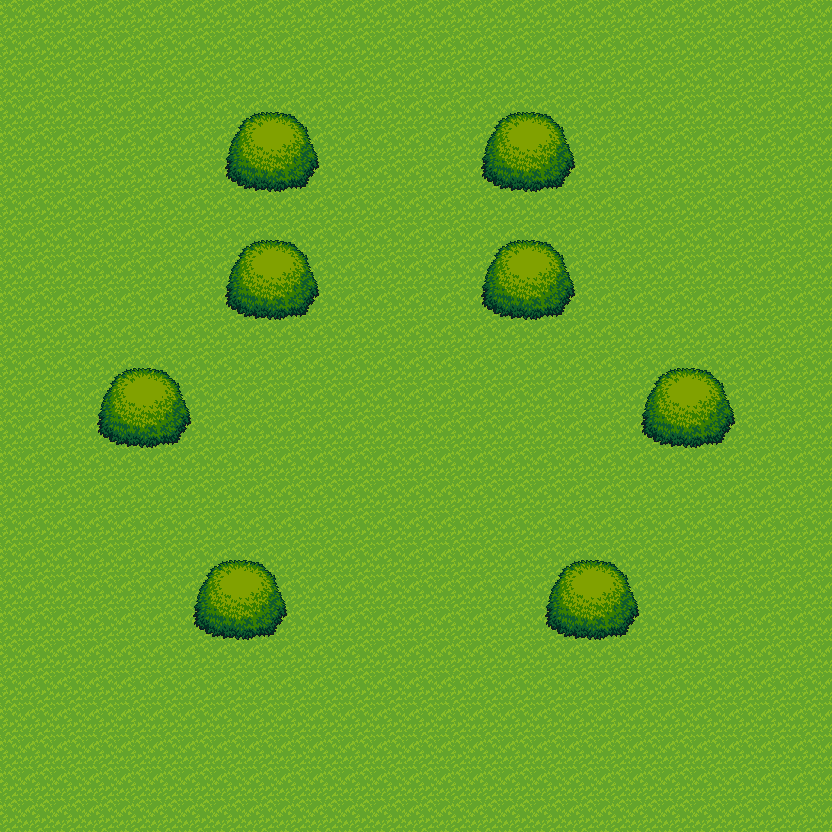

Rendered tile map (Tiled .tmx) drawn with the repository's tilesets; below, a short description and the full map source, tile grids included:
An orthogonal 26x26 tile map with 32x32 px tiles, 2 tile layers (タイル・レイヤー1, タイル・レイヤー 2).

<map version="1.0" tiledversion="1.0.2" orientation="orthogonal" renderorder="right-down" width="26" height="26" tilewidth="32" tileheight="32" nextobjectid="1">
 <tileset firstgid="1" source="tile_set2.tsx" />
 <layer name="タイル・レイヤー1" width="26" height="26">
  <data encoding="csv">
738,738,738,738,738,738,738,738,738,738,738,738,738,738,738,738,738,738,738,738,738,738,738,738,738,738,
738,738,738,738,738,738,738,738,738,738,738,738,738,738,738,738,738,738,738,738,738,738,738,738,738,738,
738,738,738,738,738,738,738,738,738,738,738,738,738,738,738,738,738,738,738,738,738,738,738,738,738,738,
738,738,738,738,738,738,738,738,738,738,738,738,738,738,738,738,738,738,738,738,738,738,738,738,738,738,
738,738,738,738,738,738,738,738,738,738,738,738,738,738,738,738,738,738,738,738,738,738,738,738,738,738,
738,738,738,738,738,738,738,738,738,738,738,738,738,738,738,738,738,738,738,738,738,738,738,738,738,738,
738,738,738,738,738,738,738,738,738,738,738,738,738,738,738,738,738,738,738,738,738,738,738,738,738,738,
738,738,738,738,738,738,738,738,738,738,738,738,738,738,738,738,738,738,738,738,738,738,738,738,738,738,
738,738,738,738,738,738,738,738,738,738,738,738,738,738,738,738,738,738,738,738,738,738,738,738,738,738,
738,738,738,738,738,738,738,738,738,738,738,738,738,738,738,738,738,738,738,738,738,738,738,738,738,738,
738,738,738,738,738,738,738,738,738,738,738,738,738,738,738,738,738,738,738,738,738,738,738,738,738,738,
738,738,738,738,738,738,738,738,738,738,738,738,738,738,738,738,738,738,738,738,738,738,738,738,738,738,
738,738,738,738,738,738,738,738,738,738,738,738,738,738,738,738,738,738,738,738,738,738,738,738,738,738,
738,738,738,738,738,738,738,738,738,738,738,738,738,738,738,738,738,738,738,738,738,738,738,738,738,738,
738,738,738,738,738,738,738,738,738,738,738,738,738,738,738,738,738,738,738,738,738,738,738,738,738,738,
738,738,738,738,738,738,738,738,738,738,738,738,738,738,738,738,738,738,738,738,738,738,738,738,738,738,
738,738,738,738,738,738,738,738,738,738,738,738,738,738,738,738,738,738,738,738,738,738,738,738,738,738,
738,738,738,738,738,738,738,738,738,738,738,738,738,738,738,738,738,738,738,738,738,738,738,738,738,738,
738,738,738,738,738,738,738,738,738,738,738,738,738,738,738,738,738,738,738,738,738,738,738,738,738,738,
738,738,738,738,738,738,738,738,738,738,738,738,738,738,738,738,738,738,738,738,738,738,738,738,738,738,
738,738,738,738,738,738,738,738,738,738,738,738,738,738,738,738,738,738,738,738,738,738,738,738,738,738,
738,738,738,738,738,738,738,738,738,738,738,738,738,738,738,738,738,738,738,738,738,738,738,738,738,738,
738,738,738,738,738,738,738,738,738,738,738,738,738,738,738,738,738,738,738,738,738,738,738,738,738,738,
738,738,738,738,738,738,738,738,738,738,738,738,738,738,738,738,738,738,738,738,738,738,738,738,738,738,
738,738,738,738,738,738,738,738,738,738,738,738,738,738,738,738,738,738,738,738,738,738,738,738,738,738,
738,738,738,738,738,738,738,738,738,738,738,738,738,738,738,738,738,738,738,738,738,738,738,738,738,738
</data>
 </layer>
 <layer name="タイル・レイヤー 2" width="26" height="26">
  <data encoding="csv">
0,0,0,0,0,0,0,0,0,0,0,0,0,0,0,0,0,0,0,0,0,0,0,0,0,0,
0,0,0,0,0,0,0,0,0,0,0,0,0,0,0,0,0,0,0,0,0,0,0,0,0,0,
0,0,0,0,0,0,0,0,0,0,0,0,0,0,0,0,0,0,0,0,0,0,0,0,0,0,
0,0,0,0,0,0,0,412,413,414,0,0,0,0,0,412,413,414,0,0,0,0,0,0,0,0,
0,0,0,0,0,0,0,444,445,446,0,0,0,0,0,444,445,446,0,0,0,0,0,0,0,0,
0,0,0,0,0,0,0,476,477,478,0,0,0,0,0,476,477,478,0,0,0,0,0,0,0,0,
0,0,0,0,0,0,0,0,0,0,0,0,0,0,0,0,0,0,0,0,0,0,0,0,0,0,
0,0,0,0,0,0,0,412,413,414,0,0,0,0,0,412,413,414,0,0,0,0,0,0,0,0,
0,0,0,0,0,0,0,444,445,446,0,0,0,0,0,444,445,446,0,0,0,0,0,0,0,0,
0,0,0,0,0,0,0,476,477,478,0,0,0,0,0,476,477,478,0,0,0,0,0,0,0,0,
0,0,0,0,0,0,0,0,0,0,0,0,0,0,0,0,0,0,0,0,0,0,0,0,0,0,
0,0,0,412,413,414,0,0,0,0,0,0,0,0,0,0,0,0,0,0,412,413,414,0,0,0,
0,0,0,444,445,446,0,0,0,0,0,0,0,0,0,0,0,0,0,0,444,445,446,0,0,0,
0,0,0,476,477,478,0,0,0,0,0,0,0,0,0,0,0,0,0,0,476,477,478,0,0,0,
0,0,0,0,0,0,0,0,0,0,0,0,0,0,0,0,0,0,0,0,0,0,0,0,0,0,
0,0,0,0,0,0,0,0,0,0,0,0,0,0,0,0,0,0,0,0,0,0,0,0,0,0,
0,0,0,0,0,0,0,0,0,0,0,0,0,0,0,0,0,0,0,0,0,0,0,0,0,0,
0,0,0,0,0,0,412,413,414,0,0,0,0,0,0,0,0,412,413,414,0,0,0,0,0,0,
0,0,0,0,0,0,444,445,446,0,0,0,0,0,0,0,0,444,445,446,0,0,0,0,0,0,
0,0,0,0,0,0,476,477,478,0,0,0,0,0,0,0,0,476,477,478,0,0,0,0,0,0,
0,0,0,0,0,0,0,0,0,0,0,0,0,0,0,0,0,0,0,0,0,0,0,0,0,0,
0,0,0,0,0,0,0,0,0,0,0,0,0,0,0,0,0,0,0,0,0,0,0,0,0,0,
0,0,0,0,0,0,0,0,0,0,0,0,0,0,0,0,0,0,0,0,0,0,0,0,0,0,
0,0,0,0,0,0,0,0,0,0,0,0,0,0,0,0,0,0,0,0,0,0,0,0,0,0,
0,0,0,0,0,0,0,0,0,0,0,0,0,0,0,0,0,0,0,0,0,0,0,0,0,0,
0,0,0,0,0,0,0,0,0,0,0,0,0,0,0,0,0,0,0,0,0,0,0,0,0,0
</data>
 </layer>
 <objectgroup name="移動コストレイヤ" visible="0" />
</map>
